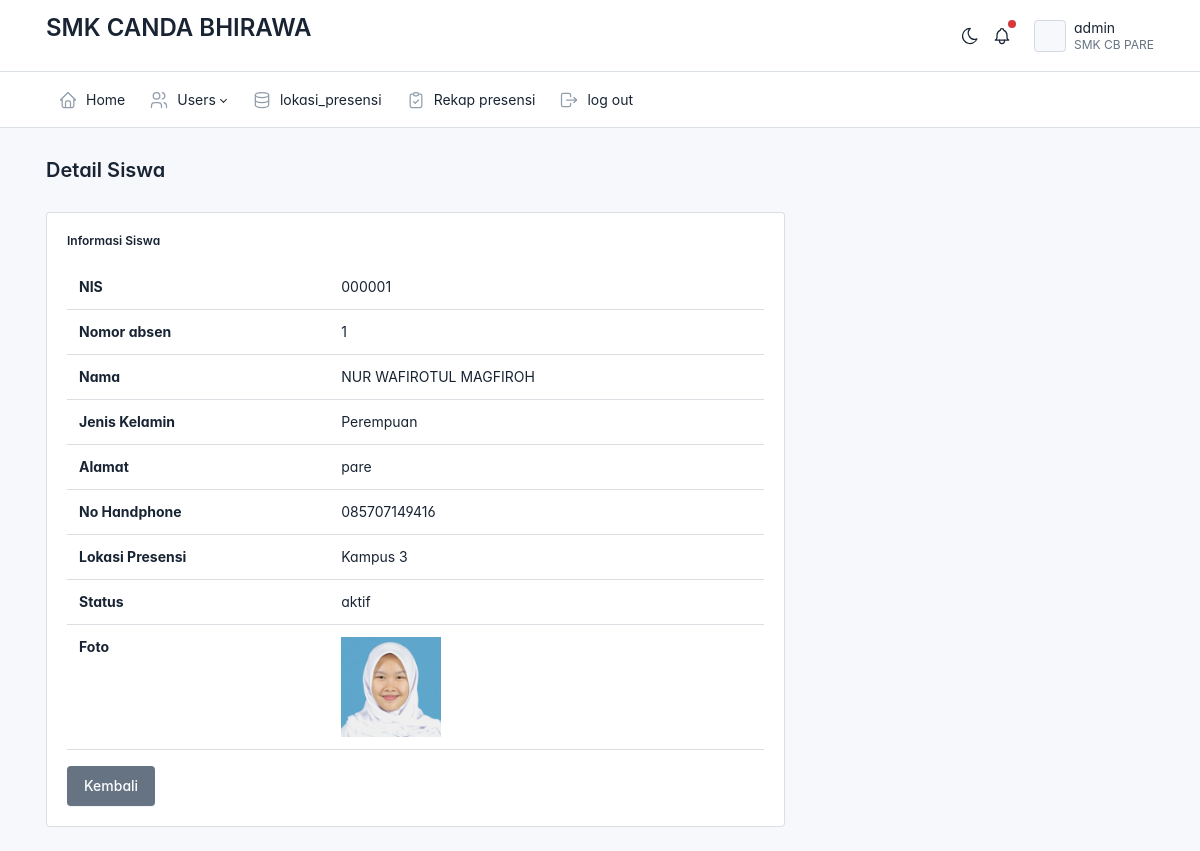
The app's page /admin/data_users/diteil.php?nis=000001 (signed in) with its own data.
### tables this page shows
CREATE TABLE `siswa` (
  `id` int(11) NOT NULL,
  `nis` varchar(225) NOT NULL,
  `no_absen` varchar(2) NOT NULL,
  `nama` varchar(225) NOT NULL,
  `kelas` varchar(50) NOT NULL,
  `jenis_kelamin` varchar(20) NOT NULL,
  `alamat` varchar(20) NOT NULL,
  `no_handphone` varchar(50) NOT NULL,
  `lokasi_presensi` varchar(50) NOT NULL,
  `foto` varchar(67) NOT NULL,
  `status` varchar(12) NOT NULL
);

### admin/data_users/diteil.php (the view, shortened to what this page needs)
<?php
require_once('../../config.php');
$nis = $_GET['nis'] ?? null;
$stmt = $conection->prepare("SELECT * FROM siswa WHERE nis = ?");
$stmt->bind_param("s", $nis);
$stmt->execute();
$result = $stmt->get_result();
$student = $result->fetch_assoc();
include('../layout/header.php');
?>
<div class="page-header d-print-none">
    <div class="container-xl">
        <div class="row g-2 align-items-center">
            <div class="col">
                <h2 class="page-title">Detail Siswa</h2>
            </div>
        </div>
    </div>
</div>
<div class="page-body">
    <div class="container-xl">
        <div class="card col-md-8">
            <div class="card-body">
                <h5>Informasi Siswa</h5>
                <table class="table">
                    <tr>
                        <th>NIS</th>
                        <td><?= htmlspecialchars($student['nis']); ?></td>
                    </tr>
                    <tr>
                        <th>Nomor absen</th>
                        <td><?= htmlspecialchars($student['no_absen']); ?></td>
                    </tr>
                    <tr>
                        <th>Nama</th>
                        <td><?= htmlspecialchars($student['nama']); ?></td>
                    </tr>
                    <tr>
                        <th>Jenis Kelamin</th>
                        <td><?= htmlspecialchars($student['jenis_kelamin']); ?></td>
                    </tr>
                    <tr>
                        <th>Alamat</th>
                        <td><?= htmlspecialchars($student['alamat']); ?></td>
                    </tr>
                    <tr>
                        <th>No Handphone</th>
                        <td><?= htmlspecialchars($student['no_handphone']); ?></td>
                    </tr>
                    <tr>
                        <th>Lokasi Presensi</th>
                        <td><?= htmlspecialchars($student['lokasi_presensi']); ?></td>
                    </tr>
                    <tr>
                        <th>Status</th>
                        <td><?= htmlspecialchars($student['status']); ?></td>
                    </tr>
                    <tr>
                        <th>Foto</th>
                        <td>
                            <?php if (!empty($student['foto'])): ?>
                                <img src="<?= htmlspecialchars($student['foto']); ?>" width="100" alt="Foto Siswa">
                            <?php else: ?>
                                Tidak ada foto.
                            <?php endif; ?>
                        </td>
                    </tr>
                </table>
                <a href="users.php" class="btn btn-secondary">Kembali</a>
            </div>
        </div>
    </div>
</div>

### admin/layout/header.php (style rules this page uses)
:root { --tblr-font-sans-serif: 'Inter Var', -apple-system, BlinkMacSystemFont, San Francisco, Segoe UI, Roboto, Helvetica Neue, sans-serif; }
body { font-feature-settings: "cv03", "cv04", "cv11"; }

### records on screen
siswa: nis "000001", no_absen "1", nama "NUR WAFIROTUL MAGFIROH", jenis_kelamin "Perempuan", alamat "pare", no_handphone "085707149416", lokasi_presensi "Kampus 3", status "aktif", foto (picture)
